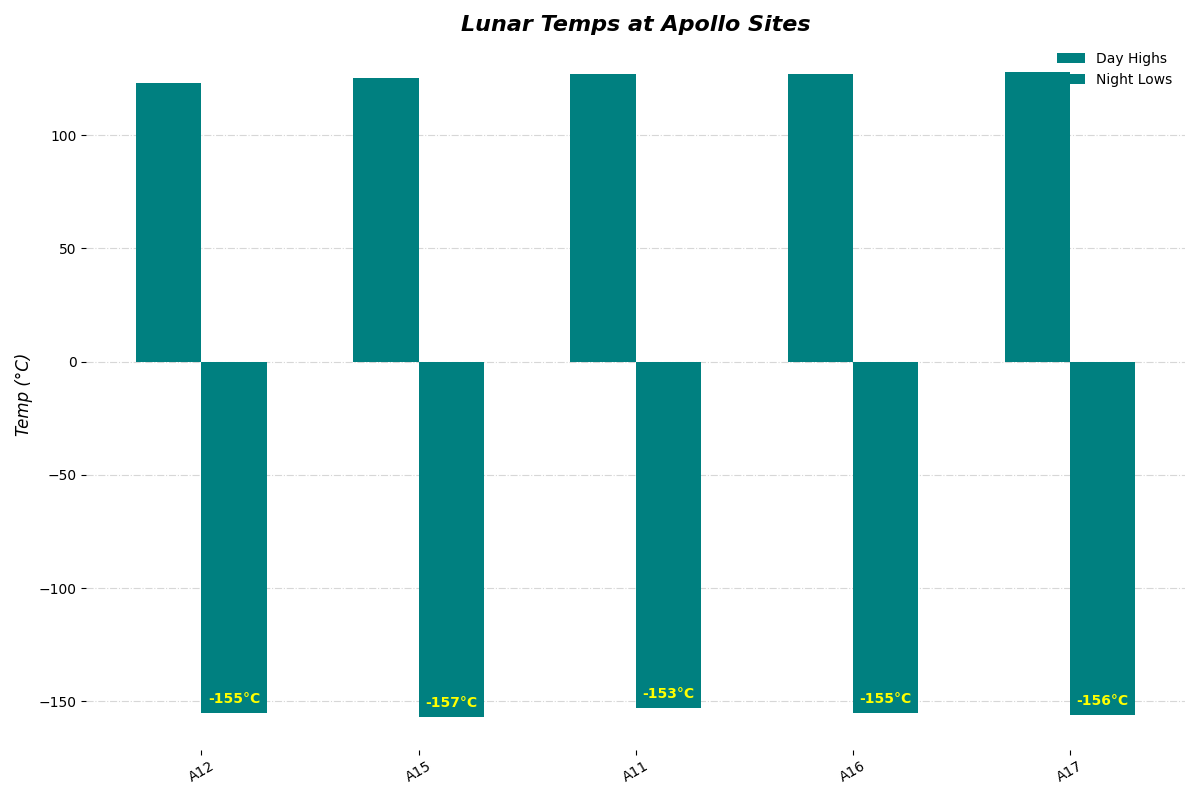

Write the Python code that produced this figure.
import matplotlib.pyplot as plt
import numpy as np

missions = ['A12', 'A15', 'A11', 'A16', 'A17']
daytime_highs = np.array([123, 125, 127, 127, 128])
nighttime_lows = np.array([-155, -157, -153, -155, -156])

fig, ax = plt.subplots(figsize=(12, 8))

width = 0.3
x_pos = np.arange(len(missions))

color = 'teal'
bars_day = ax.bar(x_pos - width / 2, daytime_highs, width, label='Day Highs', color=color)
bars_night = ax.bar(x_pos + width / 2, nighttime_lows, width, label='Night Lows', color=color)

ax.set_ylabel('Temp (°C)', fontsize=12, fontstyle='italic')
ax.set_title('Lunar Temps at Apollo Sites', fontsize=16, fontweight='bold', fontstyle='italic')
ax.set_xticks(x_pos)
ax.set_xticklabels(missions, fontsize=10, rotation=30)
ax.legend(frameon=False)

def add_bar_labels(bars, color='black'):
    for bar in bars:
        height = bar.get_height()
        ax.annotate(f'{height}°C', 
                    xy=(bar.get_x() + bar.get_width() / 2, height),
                    xytext=(0, 5), 
                    textcoords="offset points",
                    ha='center', va='bottom', color=color, fontsize=10, fontweight='bold')

add_bar_labels(bars_day, color='white')  
add_bar_labels(bars_night, color='yellow')

ax.yaxis.grid(True, linestyle='-.', alpha=0.5)
ax.set_axisbelow(True)

for spine in ax.spines.values():
    spine.set_visible(False)

plt.tight_layout()
plt.show()
